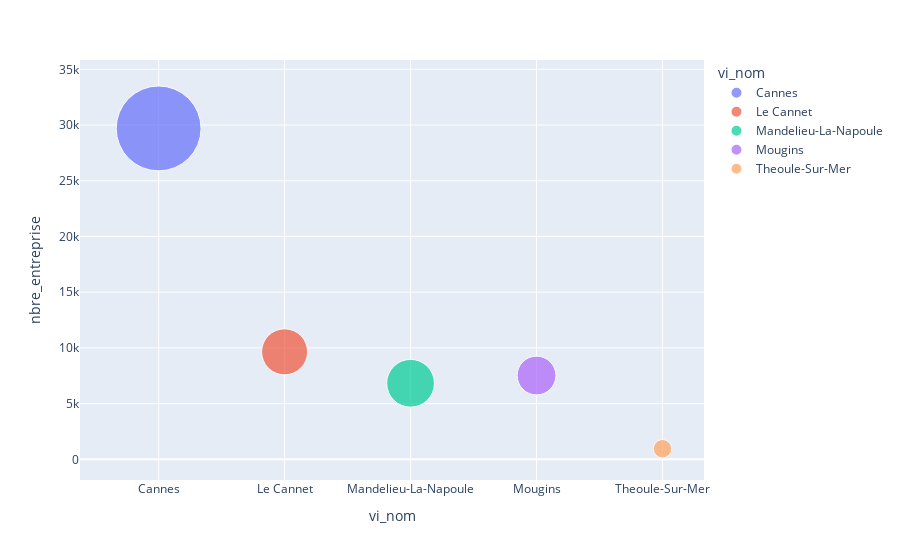

Notebook cell for this chart:
### Code cell
fig = px.scatter(df_en_collecte_ville, x="vi_nom", y="nbre_entreprise", size="poids", color="vi_nom", size_max=60)
fig.show()

fig.write_html("../CliiinkApp/static/img/charts/collecte_pop_en_nuage2.html")

### Figure 1 — Plotly figure (JSON) as saved in the notebook; plotly's stock layout.template omitted (floating-point values rounded to 4 significant figures)
{"data": [{"hovertemplate": "vi_nom=%{x}<br>nbre_entreprise=%{y}<br>poids=%{marker.size}<extra></extra>", "legendgroup": "Cannes", "marker": {"color": "#636efa", "size": [7468078], "sizemode": "area", "sizeref": 2074.0, "symbol": "circle"}, "mode": "markers", "name": "Cannes", "orientation": "v", "showlegend": true, "type": "scatter", "x": ["Cannes"], "xaxis": "x", "y": [29694], "yaxis": "y"}, {"hovertemplate": "vi_nom=%{x}<br>nbre_entreprise=%{y}<br>poids=%{marker.size}<extra></extra>", "legendgroup": "Le Cannet", "marker": {"color": "#EF553B", "size": [2196647], "sizemode": "area", "sizeref": 2074.0, "symbol": "circle"}, "mode": "markers", "name": "Le Cannet", "orientation": "v", "showlegend": true, "type": "scatter", "x": ["Le Cannet"], "xaxis": "x", "y": [9646], "yaxis": "y"}, {"hovertemplate": "vi_nom=%{x}<br>nbre_entreprise=%{y}<br>poids=%{marker.size}<extra></extra>", "legendgroup": "Mandelieu-La-Napoule", "marker": {"color": "#00cc96", "size": [2364881], "sizemode": "area", "sizeref": 2074.0, "symbol": "circle"}, "mode": "markers", "name": "Mandelieu-La-Napoule", "orientation": "v", "showlegend": true, "type": "scatter", "x": ["Mandelieu-La-Napoule"], "xaxis": "x", "y": [6827], "yaxis": "y"}, {"hovertemplate": "vi_nom=%{x}<br>nbre_entreprise=%{y}<br>poids=%{marker.size}<extra></extra>", "legendgroup": "Mougins", "marker": {"color": "#ab63fa", "size": [1560397], "sizemode": "area", "sizeref": 2074.0, "symbol": "circle"}, "mode": "markers", "name": "Mougins", "orientation": "v", "showlegend": true, "type": "scatter", "x": ["Mougins"], "xaxis": "x", "y": [7521], "yaxis": "y"}, {"hovertemplate": "vi_nom=%{x}<br>nbre_entreprise=%{y}<br>poids=%{marker.size}<extra></extra>", "legendgroup": "Theoule-Sur-Mer", "marker": {"color": "#FFA15A", "size": [351445], "sizemode": "area", "sizeref": 2074.0, "symbol": "circle"}, "mode": "markers", "name": "Theoule-Sur-Mer", "orientation": "v", "showlegend": true, "type": "scatter", "x": ["Theoule-Sur-Mer"], "xaxis": "x", "y": [954], "yaxis": "y"}], "layout": {"legend": {"itemsizing": "constant", "title": {"text": "vi_nom"}, "tracegroupgap": 0}, "margin": {"t": 60}, "xaxis": {"anchor": "y", "categoryarray": ["Cannes", "Le Cannet", "Mandelieu-La-Napoule", "Mougins", "Theoule-Sur-Mer"], "categoryorder": "array", "domain": [0, 1], "title": {"text": "vi_nom"}}, "yaxis": {"anchor": "x", "domain": [0, 1], "title": {"text": "nbre_entreprise"}}}}
